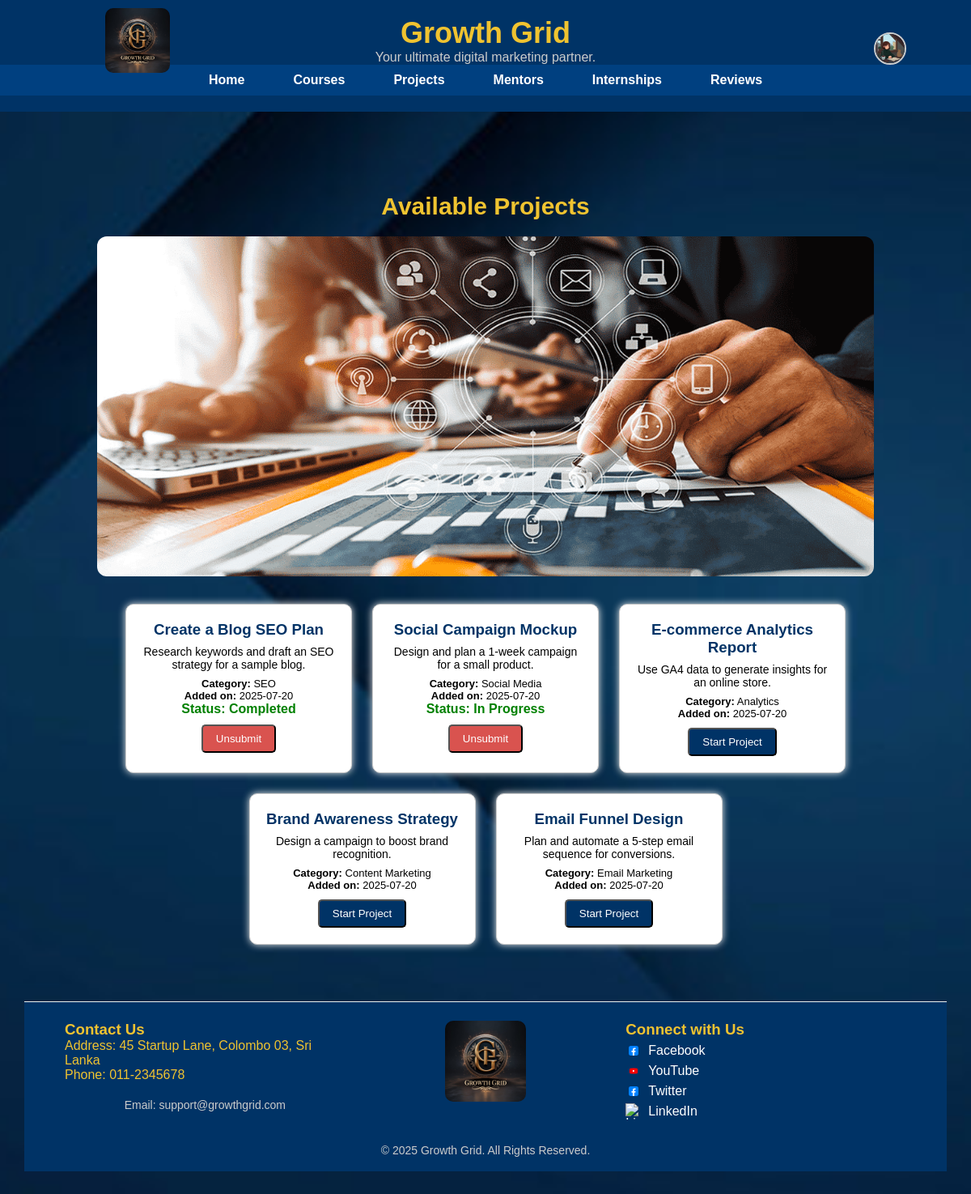
/dashboard/student/projects.php (signed in), run on the app's committed database.
### tables this page shows
CREATE TABLE `projects` (
  `id` int(11) NOT NULL,
  `title` varchar(255) DEFAULT NULL,
  `description` text DEFAULT NULL,
  `category` varchar(100) DEFAULT NULL,
  `created_at` datetime DEFAULT current_timestamp()
);

### dashboard/student/projects.php (the view, shortened to what this page needs)
<?php
include('../../includes/db.php');
include('../../includes/student_header.php');
$userId = $_SESSION['user_id'];
$projects = $pdo->query("SELECT * FROM projects ORDER BY created_at DESC")->fetchAll(PDO::FETCH_ASSOC);
$studentProjects = $pdo->prepare("SELECT project_id, status FROM student_projects WHERE student_id = ?");
$studentProjects->execute([$userId]);
$projectStatus = [];
foreach ($studentProjects->fetchAll(PDO::FETCH_ASSOC) as $row) {
    $projectStatus[$row['project_id']] = $row['status'];
}
?>
<main class="page-wrapper">
    <section style="max-width: 1000px; margin: auto; padding: 40px 20px;">
        <h2 style="text-align:center; color: #f0c330; font-size: 30px;padding-bottom: 20px;">Available Projects</h2>
<div style="text-align: center;">
            <img src="assets/images/projects.png" alt="Startup" style="width: 1100px; height: 420px; object-fit: cover; border-radius: 12px; max-width: 100%;">
        </div>
        <div style="display: flex; flex-wrap: wrap; justify-content: center; gap: 25px; margin-top: 30px;">
            <?php foreach ($projects as $project): ?>
                <div style="border: 1px solid #ccc; border-radius: 10px; padding: 20px; width: 280px; box-shadow: 0 0 10px #eee; background: #fff; display: flex; flex-direction: column; align-items: center;">
                    <h3 style="color: #003366; text-align: center; margin-bottom: 8px;"><?php echo htmlspecialchars($project['title']); ?></h3>
                    <p style="font-size: 14px; margin-bottom: 8px; text-align: center;"><?php echo htmlspecialchars($project['description']); ?></p>
                    <p style="font-size: 13px; text-align: center;"><strong>Category:</strong> <?php echo htmlspecialchars($project['category']); ?></p>
                    <p style="font-size: 13px; text-align: center;"><strong>Added on:</strong> <?php echo date('Y-m-d', strtotime($project['created_at'])); ?></p>
                    <?php if (array_key_exists($project['id'], $projectStatus)): ?>
                        <p style="color: green; font-weight: bold; text-align: center;">Status: <?php echo $projectStatus[$project['id']]; ?></p>
                        <button onclick="confirmUnsubmit(<?php echo $project['id']; ?>)"
                            style="background-color: #d9534f; color: #fff; border-radius: 5px; margin-top: 10px; padding: 8px 16px; cursor: pointer;">
                            Unsubmit
                        </button>
                    <?php else: ?>
                        <button onclick="confirmStart(<?php echo $project['id']; ?>)"
                            style="background-color: #003366; color: #fff; border-radius: 5px; margin-top: 10px; padding: 8px 16px; cursor: pointer;">
                            Start Project
                        </button>
                    <?php endif; ?>
                </div>
            <?php endforeach; ?>
        </div>
    </section>
</main>
<?php include('../../includes/footer.php'); ?>

### assets/css/style.css (style rules this page uses)
* { box-sizing: border-box; padding: 0; margin: 0; font-family: sans-serif; }
html, body { height: 100%; min-height: 100vh; display: flex; flex-direction: column; font-family: 'Segoe UI', sans-serif; background-color: #7c93a9; background-image: url('assets/images/background.jpg'); background-size: cover; background-position: center; background-repeat: no-repeat; margin: 0; padding: 0; }
main { flex: 1 0 auto; padding: 30px; }
main { flex: 1; padding: 30px; }
.page-wrapper { flex: 1 0 auto; display: flex; flex-direction: column; min-height: 100vh; }
.page-wrapper main { flex: 1; }

### includes/student_header.php (style rules this page uses)
html, body { margin: 0; padding: 0; min-height: 100vh; display: flex; flex-direction: column; }
.page-wrapper { flex: 1; display: flex; flex-direction: column; }
main { flex: 1; }

### data on the page
projects: title "Create a Blog SEO Plan", description "Research keywords and draft an SEO strategy for a sample blog.", category "SEO", created_at "2025-07-20", id "Completed"
projects: title "Social Campaign Mockup", description "Design and plan a 1-week campaign for a small product.", category "Social Media", created_at "2025-07-20", id "In Progress"
projects: title "E-commerce Analytics Report", description "Use GA4 data to generate insights for an online store.", category "Analytics", created_at "2025-07-20"
projects: title "Brand Awareness Strategy", description "Design a campaign to boost brand recognition.", category "Content Marketing", created_at "2025-07-20"
projects: title "Email Funnel Design", description "Plan and automate a 5-step email sequence for conversions.", category "Email Marketing", created_at "2025-07-20"
